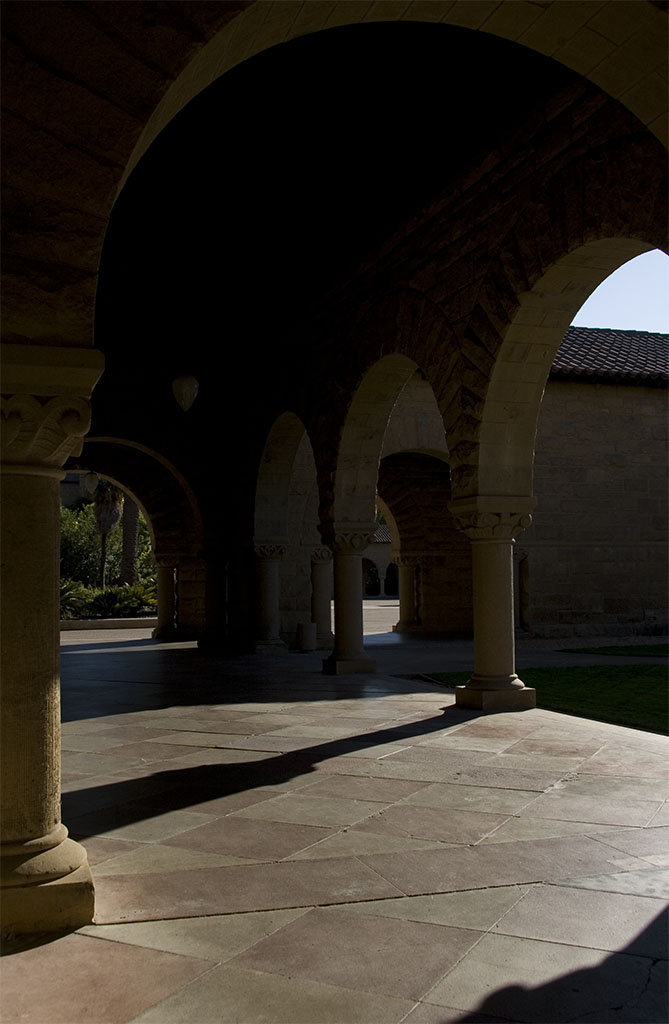
%> input picture allinone/dy/ImageDataICCP09/ArchSequence/A_1.jpg, 669 x 1024 px; its folder holds 4 pictures in this run
$ octave --eval "result = dy;"   (GNU Octave 9; MATLAB toolbox functions it lacks are replaced by stand-ins)
%> lines starting %> are read from the running program, lines starting %| are printed output that depends on the picture
### allinone/dy/exposure_fusion/load_images.m
% This procedure loads a sequence of images
%
% Arguments:
%   'path', refers to a directory which contains a sequence of JPEG or PPM
%   images
%   'reduce' is an optional parameter that controls downsampling, e.g., reduce = .5
%   downsamples all images by a factor of 2.
%
% tom.mertens@gmail.com, August 2007
%

function I = load_images(path, reduce)
%> called with path = '../ImageDataICCP09/ArchSequence'

if ~exist('reduce')
    reduce = 1;
end

if (reduce > 1 || reduce <= 0)
    error('reduce must fulfill: 0 < reduce <= 1');
end

% find all JPEG or PPM files in directory
files = dir([path '/*.jpg']);
N = length(files);
if (N == 0)
    files = dir([path '/*.ppm']);
    N = length(files);
    if (N == 0)
        files = dir([path '/*.tif']);
        N = length(files);
        if (N==0)
        error('no files found');
        end
    end
end

% allocate memory
sz = size(imread([path '/' files(1).name]));
%> sz = [1024 669 3]
r = floor(sz(1)*reduce);
%> r = 1024
c = floor(sz(2)*reduce);
%> c = 669
I = zeros(r,c,3,N);

% read all files
for i = 1:N

    % load image
    filename = [path '/' files(i).name];
    im = double(imread(filename)) / 255;
    if (size(im,1) ~= sz(1) || size(im,2) ~= sz(2))
        error('images must all have the same size');
    end

    % optional downsampling step
    if (reduce < 1)
        im = imresize(im,[r c],'bicubic');
    end

    I(:,:,:,i) = im;
end

### allinone/dy/exposure_fusion/dy_old.m
function [EV EE]=dy()
clear all
I = load_images('../ImageDataICCP09/ArchSequence');
%R = exposure_fusion(I,[0 0 0]);
sz=size(I);
%> sz = [1024 669 3 4]
Igray=zeros(sz(1),sz(2),sz(4));
for k=1:sz(4)
    Igray(:,:,k)=rgb2gray(I(:,:,:,k));
end
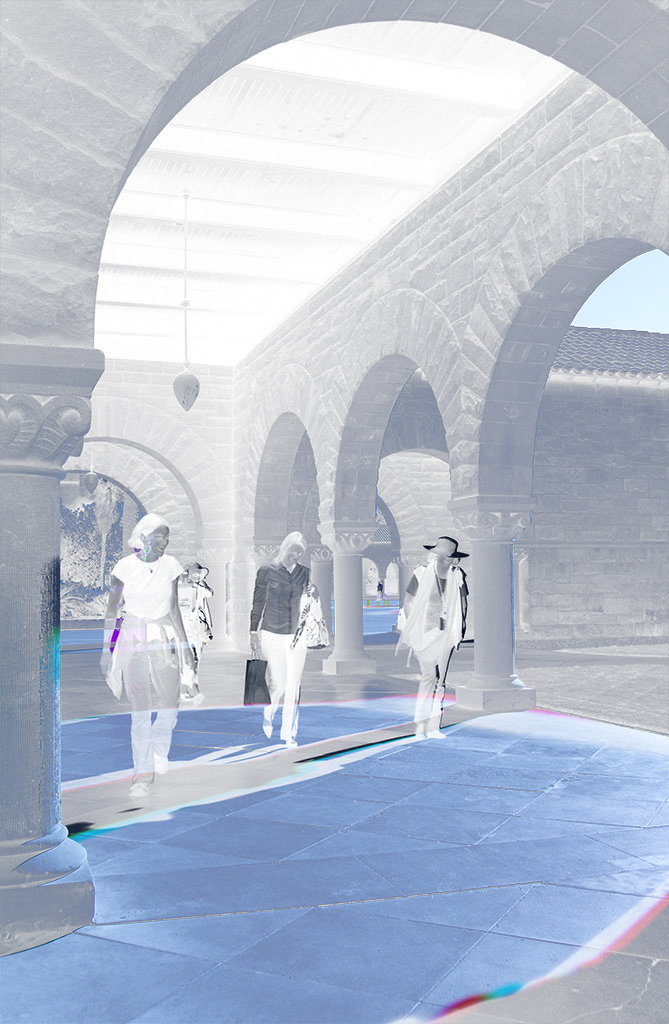
%> Igray: size 1024x669x4 double; mean R, G, B, A 0.177, 0.231, 0.337, 0.421; transparent parts drawn white

EE=zeros(sz(1),sz(2),sz(4));
EV=zeros(sz(1),sz(2));
%imshow(Igray(:,:,2));

Ek=zeros(sz(1),sz(2),sz(4));

for k=1:sz(4)
    for i=1:sz(1)
        for j=1:sz(2)
            Ek(i,j,k)=exp(-(((Igray(i,j,k)-0.5)^2)/(2*((0.2)^2))));
        end
    end
end
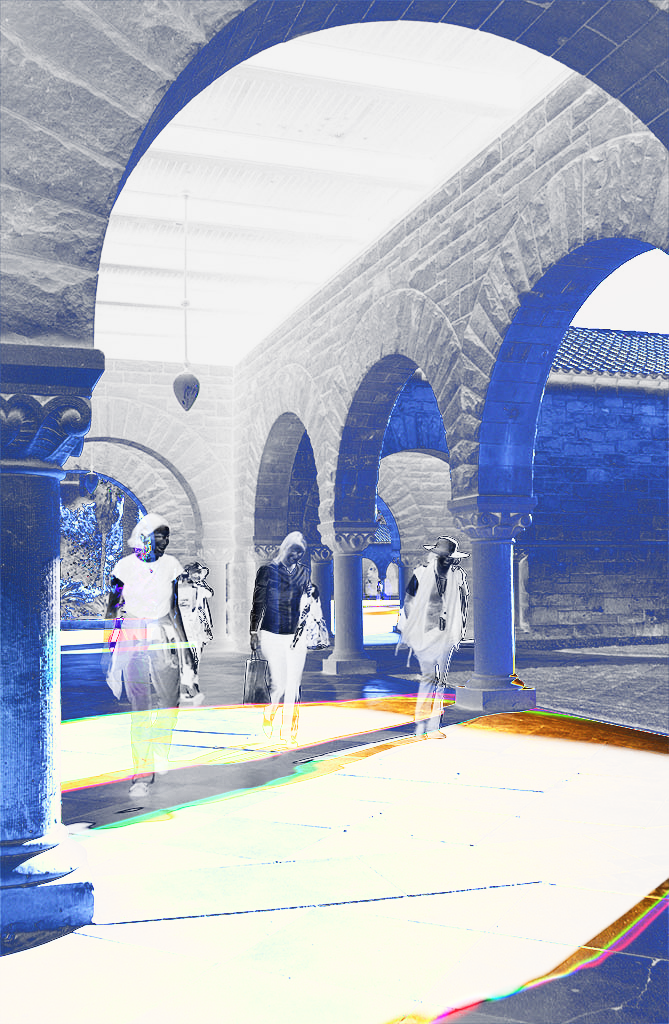
%> Ek: size 1024x669x4 double; mean R, G, B, A 0.305, 0.315, 0.309, 0.398; transparent parts drawn white

Eksum=zeros(sz(1),sz(2));

Eksum=sum(Ek,3);
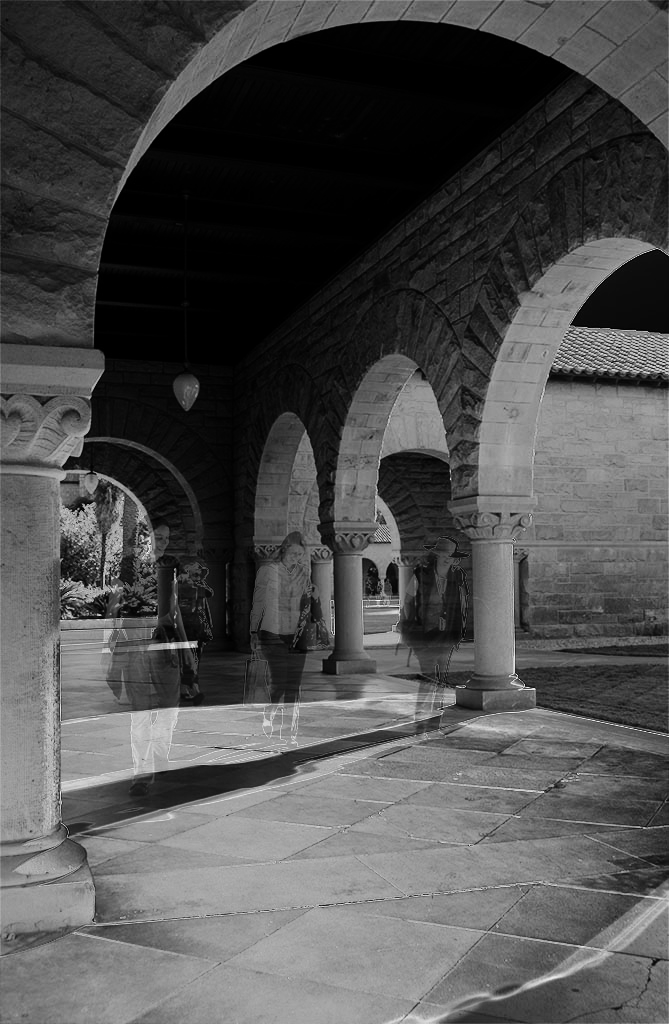
%> Eksum: size 1024x669 double; min 0.176, max 3.92, mean 1.33; drawn with min black and max white

V=zeros(sz(1),sz(2));

numretor=V;
denominator=V;

for i=1:sz(1)
    for j=1:sz(2)
        for k=1:sz(4)
            numretor(i,j)=numretor(i,j)+Ek(i,j,k)*(Igray(i,j,k)^2);
        end
        numretor(i,j)=numretor(i,j)/Eksum(i,j);
    end
end

for i=1:sz(1)
    for j=1:sz(2)
        for k=1:sz(4)
            denominator(i,j)=denominator(i,j)+Ek(i,j,k)*(Igray(i,j,k));
        end
        denominator(i,j)=denominator(i,j)^2;
        denominator(i,j)=denominator(i,j)/(Eksum(i,j)^2);
    end
end


for i=1:sz(1)
    for j=1:sz(2)
        V(i,j)=(numretor(i,j)/denominator(i,j))-1;
    end
end


maxv1=max(max(V))
min(min(V))
maxv=(.999)*maxv1

% WEIGHTED VARIANCE MATRIX PREPRATION
%##############################################################################################################################
%##############################################################################################################################

%maxv=.5;

M=zeros(5,4);
for imid=2:5
    t=1;
for i=1:sz(1)
    for j=1:sz(2)
      if V(i,j) < maxv

                 x(t)=Igray(i,j,1);
                 y(t)=Igray(i,j,imid);
                 t=t+1;

      end
    end
end
M(:,imid-1)=polyfit(x,y,4);
end

% COFFECIENT MATRIX PREPRATION
%##############################################################################################################################
%##############################################################################################################################


%maxv=(.99*maxv1)
Refimgid=1;

R=I;

d=0;
s=0;

window=2;

for targetimid=2:5

for i=1:window:(sz(1)-window)
     for j=1:window:(sz(2)-window)
         L=checkdy(Igray(i:(i+window-1),j:(j+window-1),1),Igray(i:(i+window-1),j:(j+window-1),targetimid),V(i:(i+window-1),j:(j+window-1)),maxv,M,targetimid);
         if L==0
             s=s+1;
         else
             [R(i:(i+window-1),j:(j+window-1),:,targetimid),EE(i:(i+window-1),j:(j+window-1),targetimid)]=mark_dy_region(R(i:(i+window-1),j:(j+window-1),:,1),R(i:(i+window-1),j:(j+window-1),:,targetimid),window,M,targetimid);
             d=d+1;
         end
     end
end

end

for i=1:4
    EV(:,:)=EV(:,:)+EE(:,:,i);
end

 R1=exposure_fusion(I,[0 0 0]);
 figure('Name','RESULT WITH GHOST EFFECT');
 imshow(R1);

 for i=1:size(R,4)
     id = num2str(i);
     filename = strcat( 'new/' ,id, '.jpg');
     imwrite(R(:,:,:,i),filename, 'jpg');
 end
R1=exposure_fusion(R,[0 0 0]);
figure('Name','ALGORITHM RESULT');
imshow(R1);

 EV=EV./(max(max(EV)));
%> (the run ends here)
